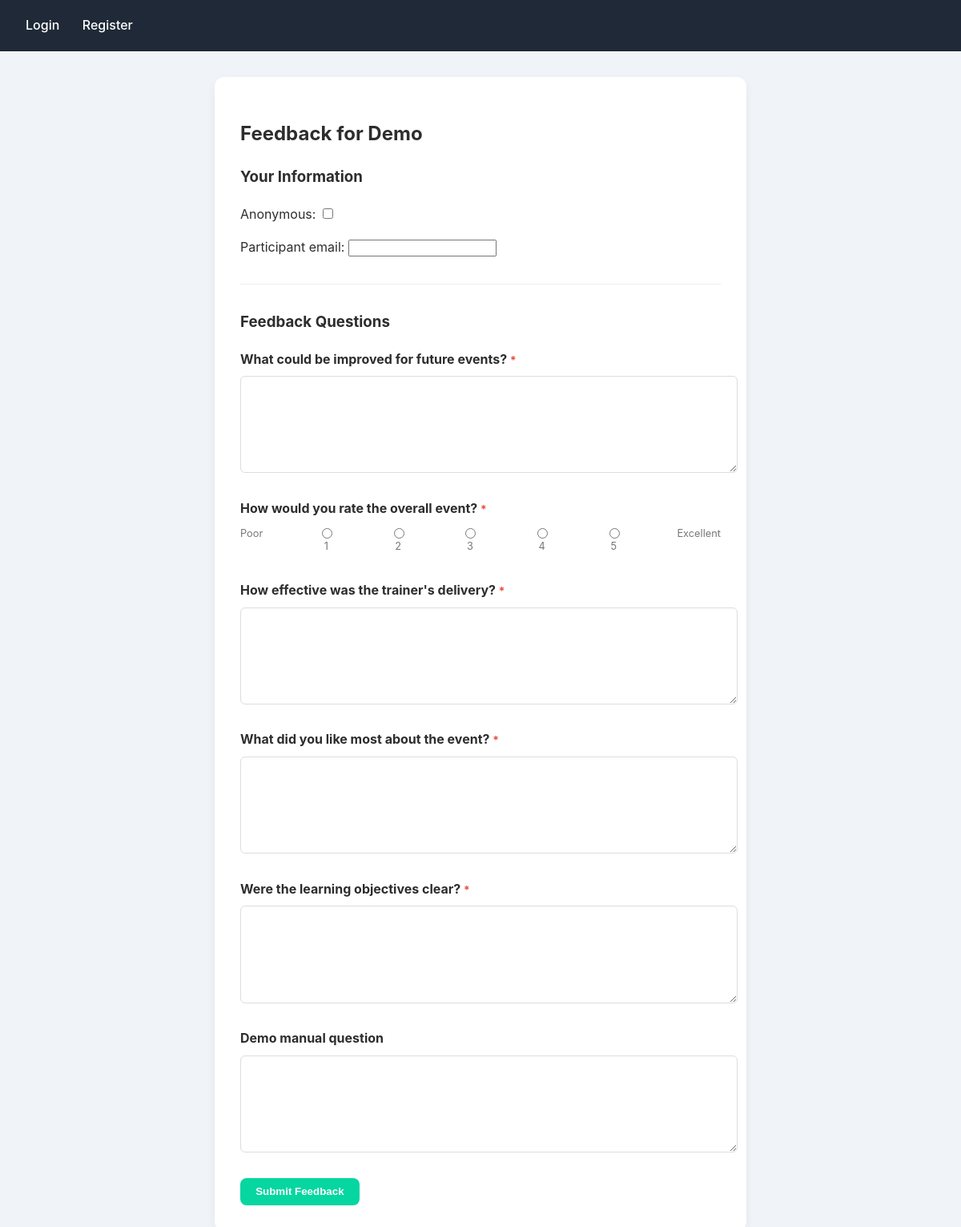
/feedback/nubQeZX4OIRLqxVmhW6veD7UUUuIjgYH/, run on the app's committed database.
### feedback_app/models.py (models this page shows, shortened)
class FeedbackForm(models.Model):
    event = models.OneToOneField(Event, on_delete=models.CASCADE)
    is_active = models.BooleanField(default=True)
    created_at = models.DateTimeField(auto_now_add=True)
    unique_link = models.CharField(max_length=50, unique=True)

class Event(models.Model):
    EVENT_TYPES = [
        ('CONF', 'Conference'),
        ('WORK', 'Workshop'),
        ('SEM', 'Seminar'),
        ('TRAIN', 'Training'),
    ]
    host = models.ForeignKey(User, on_delete=models.CASCADE)
    title = models.CharField(max_length=200)
    description = models.TextField()
    event_type = models.CharField(max_length=5, choices=EVENT_TYPES)
    created_at = models.DateTimeField(auto_now_add=True)
    updated_at = models.DateTimeField(auto_now=True)

class Question(models.Model):
    QUESTION_TYPES = [
        ('TEXT', 'Text Response'),
        ('RATING', 'Rating (1-5)'),
        ('MC', 'Multiple Choice'),
    ]
    form = models.ForeignKey(FeedbackForm, on_delete=models.CASCADE, related_name='questions')
    question_text = models.CharField(max_length=500)
    question_type = models.CharField(max_length=6, choices=QUESTION_TYPES)
    required = models.BooleanField(default=True)
    order = models.PositiveIntegerField()
    class Meta:
        ordering = ['order']

### feedback_app/views.py (the view)
# urls.py: path('feedback/<str:unique_link>/', views.submit_feedback, name='submit_feedback'),
def submit_feedback(request, unique_link):
    feedback_form = get_object_or_404(FeedbackForm, unique_link=unique_link, is_active=True)
    questions = Question.objects.filter(form=feedback_form).order_by('order')
    if request.method == 'POST':
        response_form = FeedbackResponseForm(request.POST)
        if response_form.is_valid():
            response = response_form.save(commit=False)
            response.form = feedback_form
            if response.anonymous:
                response.participant_email = None
            response.save()
            for question in questions:
                answer_value = request.POST.get(f'question_{question.id}')
                if answer_value:
                    if question.question_type == 'RATING':
                        Answer.objects.create(
                            response=response,
                            question=question,
                            rating_answer=int(answer_value)
                        )
                    else:
                        Answer.objects.create(
                            response=response,
                            question=question,
                            text_answer=answer_value
                        )
            return render(request, 'form_submit.html', {'success': True})
    else:
        response_form = FeedbackResponseForm()
    return render(request, 'form_submit.html', {
        'feedback_form': feedback_form,
        'questions': questions,
        'response_form': response_form,
        'success': False
    })

### feedback_app/forms.py
class FeedbackResponseForm(forms.ModelForm):
    anonymous = forms.BooleanField(required=False, initial=False)
    participant_email = forms.EmailField(required=False)
    class Meta:
        model = Response
        fields = ['anonymous', 'participant_email']

### feedback_app/templates/form_submit.html (shortened to what this page needs)
{% extends "base.html" %}
{% block content %}
<div class="feedback-submission">
    {% if success %}
        <div class="success-message">
            <h2>Thank You!</h2>
            <p>Your feedback has been submitted successfully.</p>
        </div>
    {% else %}
        <h2>Feedback for {{ feedback_form.event.title }}</h2>
        <form method="post">
            <div class="participant-info">
                <h3>Your Information</h3>
                {{ response_form.as_p }}
            </div>
            <div class="feedback-questions">
                <h3>Feedback Questions</h3>
                {% for question in questions %}
                    <div class="question">
                        <label>
                            {{ question.question_text }}
                            {% if question.required %}<span class="required">*</span>{% endif %}
                        </label>
                        {% if question.question_type == 'RATING' %}
                            <div class="rating-options">
                                <span class="rating-labels">
                                    <span>Poor</span>
                                    {% for i in "12345" %}
                                    <label>
                                        <input type="radio" name="question_{{ question.id }}" value="{{ i }}" {% if question.required %}required{% endif %}>
                                        {{ i }}
                                    </label>
                                    {% endfor %}
                                    <span>Excellent</span>
                                </span>
                            </div>
                        {% else %}
                            <textarea name="question_{{ question.id }}" {% if question.required %}required{% endif %} rows="3"></textarea>
                        {% endif %}
                    </div>
                {% endfor %}
            </div>
            <button type="submit" class="btn">Submit Feedback</button>
        </form>
    {% endif %}
</div>
{% endblock %}

### feedback_app/static/css/styles.css (style rules this page uses)
body { font-family: 'Inter', 'Segoe UI', Tahoma, Geneva, Verdana, sans-serif; line-height: 1.6; margin: 0; padding: 0; color: #2d2d2d; background-color: #f0f4f8; display: flex; flex-direction: column; min-height: 100vh; }
.btn { display: inline-block; background-color: #06D6A0; color: white; padding: 0.6rem 1.2rem; border: none; border-radius: 8px; font-weight: 600; text-decoration: none; cursor: pointer; transition: transform 0.2s ease, background-color 0.3s ease; }
.required { color: #e74c3c; font-size: 0.85em; }
.feedback-submission { background: white; padding: 2rem; border-radius: 12px; box-shadow: 0 4px 12px rgba(0, 0, 0, 0.06); max-width: 600px; margin: 0 auto; }
.participant-info { margin-bottom: 2rem; padding-bottom: 1rem; border-bottom: 1px solid #eee; }
.question { margin-bottom: 1.5rem; }
.question label { display: block; margin-bottom: 0.5rem; font-weight: bold; }
.rating-options { display: flex; gap: 1rem; align-items: center; margin-bottom: 0.5rem; }
.rating-options label { font-weight: normal; display: flex; flex-direction: column; align-items: center; }
.rating-labels { display: flex; justify-content: space-between; width: 100%; font-size: 0.8em; color: #777; }
textarea { width: 100%; padding: 0.6rem; border: 1px solid #ddd; border-radius: 6px; min-height: 100px; }

### data on the page
FeedbackForm: event "Demo"
Question: question_text "What could be improved for future events?"
Question: question_text "How would you rate the overall event?", required "☐ 1" "☐ 2" "☐ 3" "☐ 4" "☐ 5", i "1" "2" "3" "4" "5"
Question: question_text "How effective was the trainer's delivery?"
Question: question_text "What did you like most about the event?"
Question: question_text "Were the learning objectives clear?"
Question: question_text "Demo manual question"
